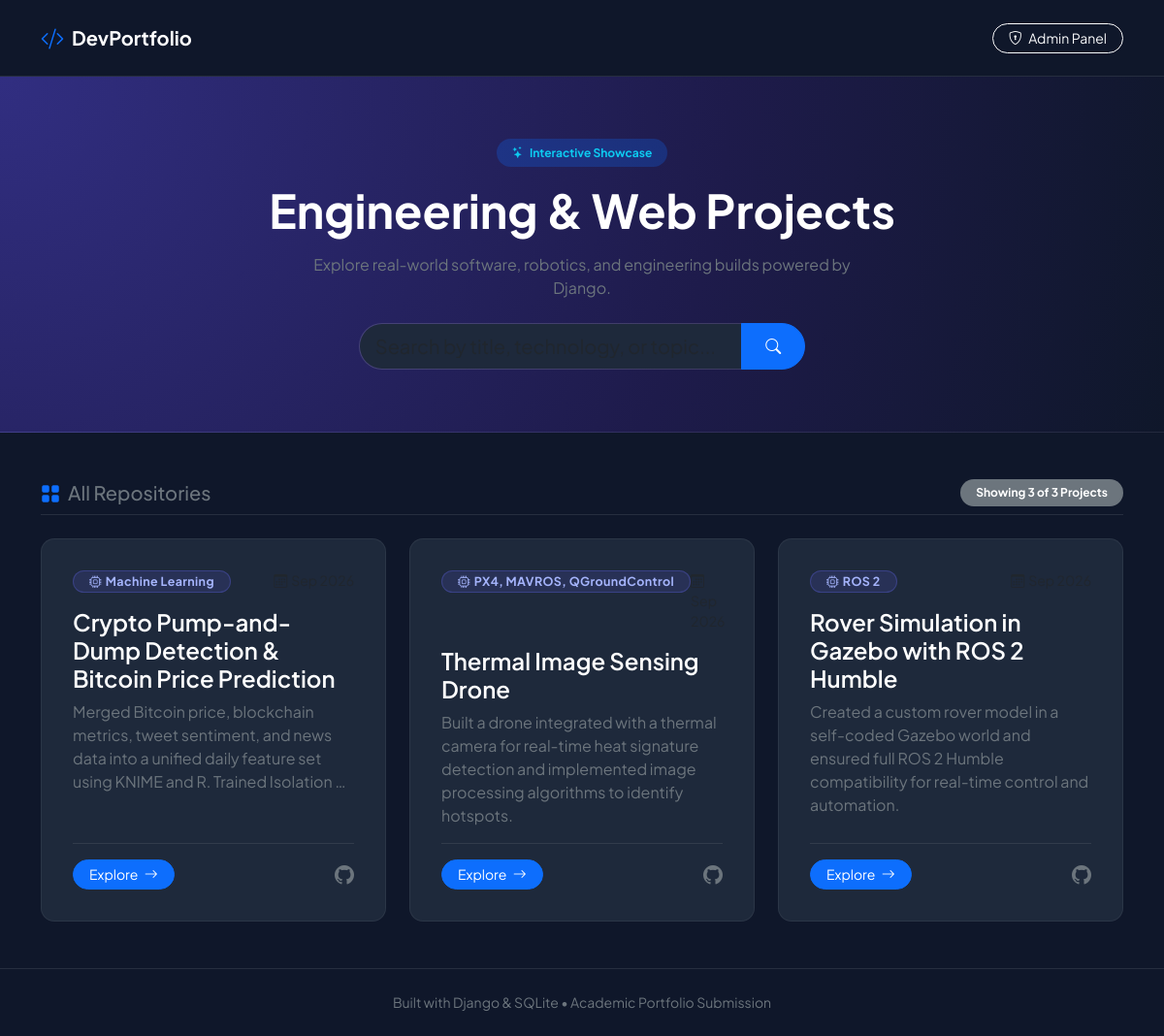
The page / on the database its author committed.
### projects/models.py (models this page shows, shortened)
class Project(models.Model):
    title = models.CharField(max_length=150)
    description = models.TextField()
    technology = models.CharField(max_length=100)
    github_link = models.URLField(blank=True)
    created_at = models.DateTimeField(auto_now_add=True)

### projects/views.py (the view)
# urls.py: path('', views.project_list, name='project_list'),
def project_list(request):
    query = request.GET.get('q', '').strip()
    if query:
        projects = Project.objects.filter(
            Q(title__icontains=query) |
            Q(technology__icontains=query) |
            Q(description__icontains=query)
        ).order_by('-created_at')
    else:
        projects = Project.objects.all().order_by('-created_at')
    return render(request, 'projects/project_list.html', {
        'projects': projects,
        'query': query,
        'total_count': Project.objects.count(),
    })

### projects/templates/projects/project_list.html (shortened to what this page needs)
<!DOCTYPE html>
<html lang="en">
<head>
    <link rel="stylesheet" href="https://cdn.jsdelivr.net/npm/bootstrap@5.3.0/dist/css/bootstrap.min.css">
    <link rel="stylesheet" href="https://cdn.jsdelivr.net/npm/bootstrap-icons@1.11.3/font/bootstrap-icons.min.css">
</head>
<body>
    <nav class="navbar navbar-dark bg-transparent border-bottom border-secondary border-opacity-25 py-3">
        <div class="container">
            <a class="navbar-brand fw-bold text-white d-flex align-items-center gap-2" href="{% url 'project_list' %}">
                <i class="bi bi-code-slash text-primary fs-4"></i>
                <span>DevPortfolio</span>
            </a>
            <a href="/admin/" class="btn btn-outline-light btn-sm px-3 rounded-pill">
                <i class="bi bi-shield-lock me-1"></i> Admin Panel
            </a>
        </div>
    </nav>
    <header class="hero-banner py-5">
        <div class="container py-3 text-center">
            <span class="badge rounded-pill bg-primary bg-opacity-25 text-info px-3 py-2 mb-3">
                <i class="bi bi-stars me-1"></i> Interactive Showcase
            </span>
            <h1 class="display-5 fw-bold text-white mb-3">Engineering & Web Projects</h1>
            <p class="text-secondary mx-auto mb-4" style="max-width: 600px;">
                Explore real-world software, robotics, and engineering builds powered by Django.
            </p>
            <form method="GET" action="{% url 'project_list' %}" class="row justify-content-center g-2">
                <div class="col-12 col-md-6 col-lg-5">
                    <div class="input-group">
                        <input type="text" name="q" value="{{ query }}" class="form-control form-control-lg search-input rounded-start-pill" placeholder="Search by title, technology, or topic...">
                        <button class="btn btn-primary px-4 rounded-end-pill" type="submit">
                            <i class="bi bi-search"></i>
                        </button>
                    </div>
                </div>
            </form>
        </div>
    </header>
    <main class="container py-5">
        <div class="d-flex justify-content-between align-items-center mb-4 pb-2 border-bottom border-secondary border-opacity-25">
            <h5 class="text-secondary mb-0">
                <i class="bi bi-grid-fill me-2 text-primary"></i>All Repositories
            </h5>
            <span class="badge bg-secondary rounded-pill px-3 py-2">
                Showing {{ projects|length }} of {{ total_count }} Projects
            </span>
        </div>
        <div class="row g-4">
            {% for project in projects %}
            <div class="col-md-6 col-lg-4">
                <div class="card project-card h-100 p-3">
                    <div class="card-body d-flex flex-column">
                        <div class="d-flex justify-content-between align-items-start mb-3">
                            <span class="badge badge-tech rounded-pill px-3 py-1">
                                <i class="bi bi-cpu me-1"></i>{{ project.technology }}
                            </span>
                            <small class="text-muted"><i class="bi bi-calendar3 me-1"></i>{{ project.created_at|date:"M Y" }}</small>
                        </div>
                        <h4 class="card-title text-white fw-semibold mb-2">{{ project.title }}</h4>
                        <p class="card-text text-secondary flex-grow-1">
                            {{ project.description|truncatewords:22 }}
                        </p>
                        <div class="pt-3 border-top border-secondary border-opacity-25 d-flex justify-content-between align-items-center">
                            <a href="{% url 'project_detail' project.pk %}" class="btn btn-sm btn-primary rounded-pill px-3">
                                Explore <i class="bi bi-arrow-right ms-1"></i>
                            </a>
                            {% if project.github_link %}
                            <a href="{{ project.github_link }}" target="_blank" class="text-secondary text-hover-white fs-5" title="Source Code">
                                <i class="bi bi-github"></i>
                            </a>
                            {% endif %}
                        </div>
                    </div>
                </div>
            </div>
            {% empty %}
            <div class="col-12 py-5 text-center">
                <i class="bi bi-journal-x display-4 text-secondary mb-3 d-block"></i>
                <h4 class="text-light">No projects found</h4>
                <p class="text-secondary">Try searching for a different keyword or create an entry in the admin console.</p>
            </div>
            {% endfor %}
        </div>
    </main>
    <footer class="text-center py-4 border-top border-secondary border-opacity-25 text-secondary small">
        <p class="mb-0">Built with Django & SQLite &bull; Academic Portfolio Submission</p>
    </footer>
</body>
</html>

### projects/templates/projects/project_list.html (style rules this page uses)
body { font-family: 'Plus Jakarta Sans', sans-serif; background-color: #0f172a; color: #e2e8f0; }
.hero-banner { background: radial-gradient(circle at top left, #312e81 0%, #1e1b4b 60%, #0f172a 100%); border-bottom: 1px solid rgba(255, 255, 255, 0.08); }
.project-card { background: #1e293b; border: 1px solid rgba(255, 255, 255, 0.06); border-radius: 14px; transition: transform 0.25s ease, box-shadow 0.25s ease, border-color 0.25s ease; }
.badge-tech { background: rgba(99, 102, 241, 0.15); color: #a5b4fc; border: 1px solid rgba(99, 102, 241, 0.3); font-size: 0.78rem; letter-spacing: 0.03em; }
.search-input { background-color: #1e293b !important; border: 1px solid rgba(255, 255, 255, 0.15) !important; color: #fff !important; }

### rows shown on the page
Project: technology "Machine Learning", title "Crypto Pump-and-Dump Detection & Bitcoin Price Prediction", description "Merged Bitcoin price, blockchain metrics, tweet sentiment, and news data into a unified daily feature set using KNIME and R. Trained Isolation …"
Project: technology "PX4, MAVROS, QGroundControl", title "Thermal Image Sensing Drone", description "Built a drone integrated with a thermal camera for real-time heat signature detection and implemented image processing algorithms to identify hotspots."
Project: technology "ROS 2", title "Rover Simulation in Gazebo with ROS 2 Humble", description "Created a custom rover model in a self-coded Gazebo world and ensured full ROS 2 Humble compatibility for real-time control and automation."

### other values the page prints
{{ projects|length }} "3"
{{ total_count }} "3"
